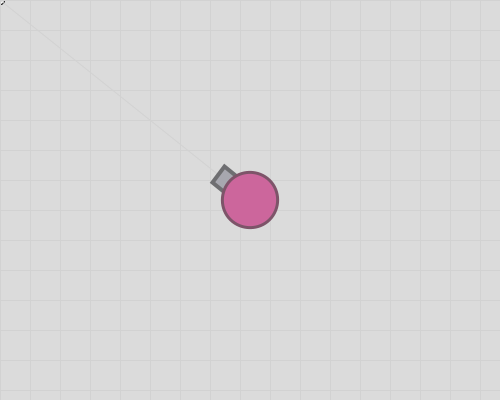
Frame 1 (no input)
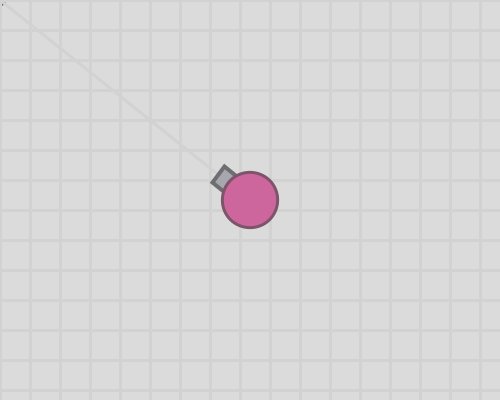
Frame 60 (the mouse pressed at the canvas centre just before this capture)
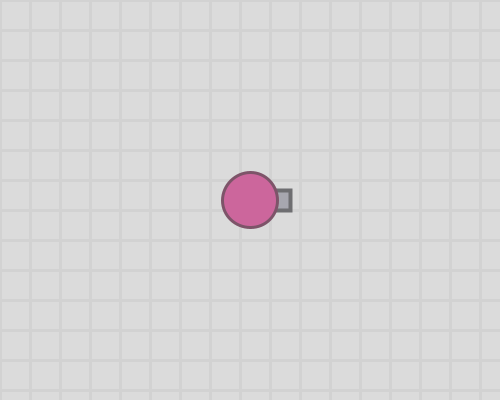
Frame 120 (the mouse held since frame 60 and released just before this capture)

The Processing sketch that drew these frames (run headless with seeded random() and noise(); from frame 60 on, the mouse is pressed at the canvas centre):

// Processing sketch: week07_5_arras05_correct_move_translate_translate_mx_my
// ── week07_5_arras05_correct_move_translate_translate_mx_my.pde
// week07_5_arras05_correct_move_translate_translate_mx_my
void setup() {
  size(500, 400);
}
void keyPressed() {
  if (keyCode==RIGHT) x += 1;
  if (keyCode==LEFT) x -= 1;
  if (keyCode==UP) y -= 1;
  if (keyCode==DOWN) y += 1;
}
float x = 250, y = 200;
void draw() {
  background(219); //灰底
  translate(-x, -y); //讓全世界, 都向反方向移動
  translate(width/2, height/2); //把 0.0 移畫面正中心
  float mx = mouseX+x-width/2, my = mouseY+y-height/2; //換算 mx, my 的座標
  ellipse(mx, my, 8, 8);
  stroke(210); //灰底的線
  for (int i=0; i<30; i++) {
    line(0, i*30, 500, i*30);
    line(i*30, 0, i*30, 500);
  }

  //background(215, 184, 200); //紅底
  //stroke(211, 180, 196); //紅底的線
  float dx = mx - x, dy = my - y; //改用 mx, my
  float a = atan2(dy, dx); // atan2() 算出角度
  line(x, y, mx, my); //改用 mx, my
  myTank(x, y, a);
}
void myTank(float x, float y, float a) {
  translate(x, y); //大二下圖學課教的移動
  rotate(a); //大二下圖學課教的旋轉
  fill(167, 167, 175);
  stroke(110, 110, 113);
  strokeWeight(4);
  rect(20, -10, 20, 20); //砲管

  fill(204, 102, 156);
  stroke(125, 84, 105);
  strokeWeight(3);
  ellipse(0, 0, 55, 55); //砲塔
}
